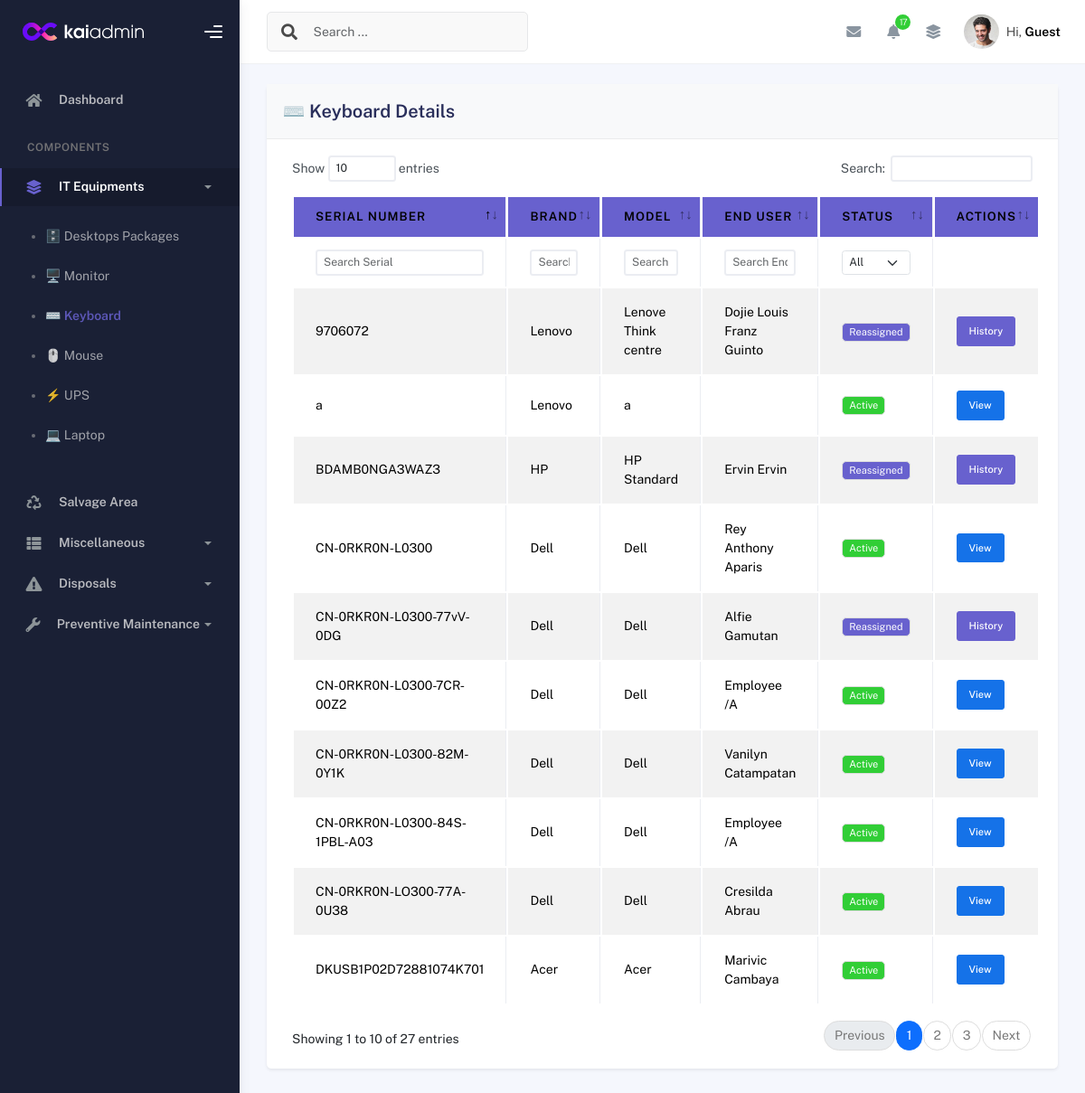
/keyboard_details/, run on the app's committed database.
### inventory/models.py (models this page shows, shortened)
class Brand(models.Model):
    name = models.CharField(max_length=100, unique=True)
    is_keyboard = models.BooleanField(default=False)
    is_mouse = models.BooleanField(default=False)
    is_monitor = models.BooleanField(default=False)
    is_ups = models.BooleanField(default=False)
    is_desktop = models.BooleanField(default=False)
    def __str__(self):
        return self.name

class KeyboardDetails(models.Model):
    desktop_package = models.ForeignKey(Desktop_Package, related_name='keyboards', on_delete=models.CASCADE)
    keyboard_sn_db = models.CharField(max_length=255)
    keyboard_sn_norm = models.CharField(
        max_length=255, null=True, blank=True,
        db_index=True, editable=False, unique=True
    )
    keyboard_brand_db = models.ForeignKey(Brand, on_delete=models.SET_NULL, null=True, blank=True)
    keyboard_model_db = models.CharField(max_length=255)
    is_disposed = models.BooleanField(default=False)
    created_at = models.DateTimeField(default=timezone.now)

class UserDetails(models.Model):
    desktop_package = models.ForeignKey(
        Desktop_Package, on_delete=models.CASCADE,
        null=True, blank=True, related_name='user_details'
    )
    laptop_package = models.ForeignKey(
        'LaptopPackage', on_delete=models.CASCADE,
        null=True, blank=True, related_name='user_details'
    )
    user_Enduser = models.ForeignKey(
        'Employee', on_delete=models.SET_NULL,
        null=True, blank=True, related_name='enduser_details'
    )
    user_Assetowner = models.ForeignKey(
        'Employee', on_delete=models.SET_NULL,
        null=True, blank=True, related_name='assetowner_details'
    )
    created_at = models.DateTimeField(auto_now_add=True)

class Employee(models.Model):
    desktop_package = models.ForeignKey(Desktop_Package, on_delete=models.CASCADE, null=True)
    employee_fname = models.CharField(max_length=100, blank=True, null=True)
    employee_mname = models.CharField(max_length=100, blank=True, null=True)
    employee_lname = models.CharField(max_length=100, blank=True, null=True)
    employee_position = models.CharField(max_length=100, blank=True, null=True)
    employee_office_section = models.ForeignKey('OfficeSection', on_delete=models.SET_NULL, null=True, blank=True)
    employee_level = models.CharField(max_length=100, blank=True, null=True)
    employee_status = models.CharField(max_length=100, blank=True, null=True)

class Desktop_Package(models.Model):
    is_disposed = models.BooleanField(default=False)
    disposal_date = models.DateField(null=True, blank=True)
    created_at = models.DateTimeField(auto_now_add=True)
    updated_at = models.DateTimeField(auto_now=True)
    qr_code = models.ImageField(upload_to='qr_codes', blank=True, null=True)
    pm_schedule_date = models.DateField(null=True, blank=True)
    pm_schedule_notes = models.TextField(null=True, blank=True)

class SalvagedKeyboard(models.Model):
    keyboard = models.ForeignKey("KeyboardDetails", on_delete=models.CASCADE)
    desktop_package = models.ForeignKey(
        Desktop_Package, related_name='salvaged_keyboards',
        on_delete=models.CASCADE, null=True
    )
    computer_name = models.CharField(max_length=255, blank=True, null=True)
    asset_owner = models.CharField(max_length=255, blank=True, null=True)
    keyboard_sn = models.CharField(max_length=255, blank=True, null=True)
    keyboard_brand = models.CharField(max_length=255, blank=True, null=True)
    keyboard_model = models.CharField(max_length=255, blank=True, null=True)
    salvage_date = models.DateTimeField(auto_now_add=True)
    notes = models.TextField(blank=True, null=True)
    is_reassigned = models.BooleanField(default=False)
    reassigned_to = models.ForeignKey(
        Desktop_Package, on_delete=models.SET_NULL,
        null=True, blank=True, related_name="reassigned_keyboards"
    )
    is_disposed = models.BooleanField(default=False)
    disposed_date = models.DateTimeField(null=True, blank=True)

### inventory/views.py (the view)
# urls.py: path('keyboard_details/', views.keyboard_details, name='keyboard_details'),
def keyboard_details(request):
    reassigned_qs = (
        SalvagedKeyboard.objects
        .filter(is_reassigned=True, is_disposed=False)
        .select_related("reassigned_to")
    )
    reassigned_serials = {(s.keyboard_sn or "").strip().lower() for s in reassigned_qs}
    active_qs = KeyboardDetails.objects.filter(is_disposed=False).select_related("desktop_package")
    active_data = []
    for k in active_qs:
        sn_norm = (k.keyboard_sn_db or "").strip().lower()
        if sn_norm in reassigned_serials:
            continue
        active_data.append({
            "id": k.id,
            "keyboard_sn_db": k.keyboard_sn_db,
            "keyboard_brand_db": k.keyboard_brand_db,
            "keyboard_model_db": k.keyboard_model_db,
            "desktop_package": k.desktop_package,
            "status": "active",
            "salvaged_id": None,
        })
    reassigned_data = []
    for s in reassigned_qs:
        reassigned_data.append({
            "id": s.id,
            "keyboard_sn_db": s.keyboard_sn,
            "keyboard_brand_db": s.keyboard_brand,
            "keyboard_model_db": s.keyboard_model,
            "desktop_package": s.reassigned_to,
            "status": "reassigned",
            "salvaged_id": s.id,
        })
    keyboards = active_data + reassigned_data
    return render(request, "keyboard_details.html", {"keyboards": keyboards})

### templates/keyboard_details.html (shortened to what this page needs)
{% extends 'base.html' %}
{% load static %}
{% block content %}
<div class="container">
  <div class="page-inner">
    <div class="row">
      <div class="col-md-12">
        <div class="card shadow-sm rounded">
          <div class="card-header bg-light">
            <h4 class="card-title mb-0">⌨️ Keyboard Details</h4>
          </div>
          <div class="card-body">
            <div class="table-responsive">
              <table id="keyboard-table" class="display table table-striped table-bordered">
                <thead class="text-white">
                  <tr>
                    <th style="background-color:#6861ce;">Serial Number</th>
                    <th style="background-color:#6861ce;">Brand</th>
                    <th style="background-color:#6861ce;">Model</th>
                    <th style="background-color:#6861ce;">End User</th>
                    <th style="background-color:#6861ce;">Status</th>
                    <th style="background-color:#6861ce;">Actions</th>
                  </tr>
                  <tr class="bg-white text-dark">
                    <th><input type="text" placeholder="Search Serial" class="form-control form-control-sm" /></th>
                    <th><input type="text" placeholder="Search Brand" class="form-control form-control-sm" /></th>
                    <th><input type="text" placeholder="Search Model" class="form-control form-control-sm" /></th>
                    <th><input type="text" placeholder="Search End User" class="form-control form-control-sm" /></th>
                    <th>
                      <select class="form-select form-select-sm">
                        <option value="">All</option>
                      </select>
                    </th>
                    <th></th>
                  </tr>
                </thead>
                <tbody>
                  {% for keyboard in keyboards %}
                  <tr>
                    <td>{{ keyboard.keyboard_sn_db }}</td>
                    <td>{{ keyboard.keyboard_brand_db }}</td>
                    <td>{{ keyboard.keyboard_model_db }}</td>
                    <td>
                      {% if keyboard.desktop_package and keyboard.desktop_package.user_details.first %}
                        {% with u=keyboard.desktop_package.user_details.first %}
                          {{ u.user_Enduser.employee_fname }} {{ u.user_Enduser.employee_lname }}
                        {% endwith %}
                      {% else %}N/A{% endif %}
                    </td>
                    <td>
                      {% if keyboard.status == "active" %}
                        <span class="badge bg-success">Active</span>
                      {% elif keyboard.status == "reassigned" %}
                        <span class="badge bg-secondary">Reassigned</span>
                      {% endif %}
                    </td>
                    <td>
                      {% if keyboard.status == "active" and keyboard.desktop_package %}
                        <a href="{% url 'desktop_details_view' keyboard.desktop_package.id %}#pills-keyboard"
                           class="btn btn-sm btn-primary">View</a>
                      {% elif keyboard.status == "reassigned" and keyboard.salvaged_id %}
                        <a href="{% url 'salvaged_keyboard_detail' keyboard.salvaged_id %}"
                           class="btn btn-sm btn-secondary">History</a>
                      {% else %}
                        —
                      {% endif %}
                    </td>
                  </tr>
                  {% empty %}
                  <tr><td colspan="6" class="text-center">No keyboard records</td></tr>
                  {% endfor %}
                </tbody>
              </table>
            </div>
          </div>
        </div>
      </div>
    </div>
  </div>
</div>
{% endblock %}

### data on the page
Brand: keyboard_sn_db "DKUSB1P02D72881074K701", keyboard_brand_db "Acer", keyboard_model_db "Acer", desktop_package.user_details.first.user_Enduser.employee_fname "Marivic", desktop_package.user_details.first.user_Enduser.employee_lname "Cambaya", shows "Active", shows "View"
Brand: keyboard_sn_db "CN-0RKR0N-LO300-77A-0U38", keyboard_brand_db "Dell", keyboard_model_db "Dell", desktop_package.user_details.first.user_Enduser.employee_fname "Cresilda", desktop_package.user_details.first.user_Enduser.employee_lname "Abrau", shows "Active", shows "View", keyboard_sn_db "CN-0RKR0N-L0300", desktop_package.user_details.first.user_Enduser.employee_fname "Rey Anthony", desktop_package.user_details.first.user_Enduser.employee_lname "Aparis", keyboard_sn_db "CN-0RKR0N-L0300-84S-1PBL-A03", desktop_package.user_details.first.user_Enduser.employee_fname "Employee", desktop_package.user_details.first.user_Enduser.employee_lname "/A", keyboard_sn_db "CN-0RKR0N-L0300-82M-0Y1K", desktop_package.user_details.first.user_Enduser.employee_fname "Vanilyn", desktop_package.user_details.first.user_Enduser.employee_lname "Catampatan", keyboard_sn_db "CN-0RKR0N-L0300-7CR-00Z2"
Brand: keyboard_sn_db "a", keyboard_brand_db "Lenovo", keyboard_model_db "a", shows "Active", shows "View"
Desktop_Package: keyboard_sn_db "9706072", keyboard_brand_db "Lenovo", keyboard_model_db "Lenove Think centre", desktop_package.user_details.first.user_Enduser.employee_fname "Dojie Louis Franz", desktop_package.user_details.first.user_Enduser.employee_lname "Guinto", shows "Reassigned", shows "History"
Desktop_Package: keyboard_sn_db "BDAMB0NGA3WAZ3", keyboard_brand_db "HP", keyboard_model_db "HP Standard", desktop_package.user_details.first.user_Enduser.employee_fname "Ervin", desktop_package.user_details.first.user_Enduser.employee_lname "Ervin", shows "Reassigned", shows "History"
Desktop_Package: keyboard_sn_db "CN-0RKR0N-L0300-77vV-0DG", keyboard_brand_db "Dell", keyboard_model_db "Dell", desktop_package.user_details.first.user_Enduser.employee_fname "Alfie", desktop_package.user_details.first.user_Enduser.employee_lname "Gamutan", shows "Reassigned", shows "History"

### other printed values
{{ pending_pm_count }} "17"
